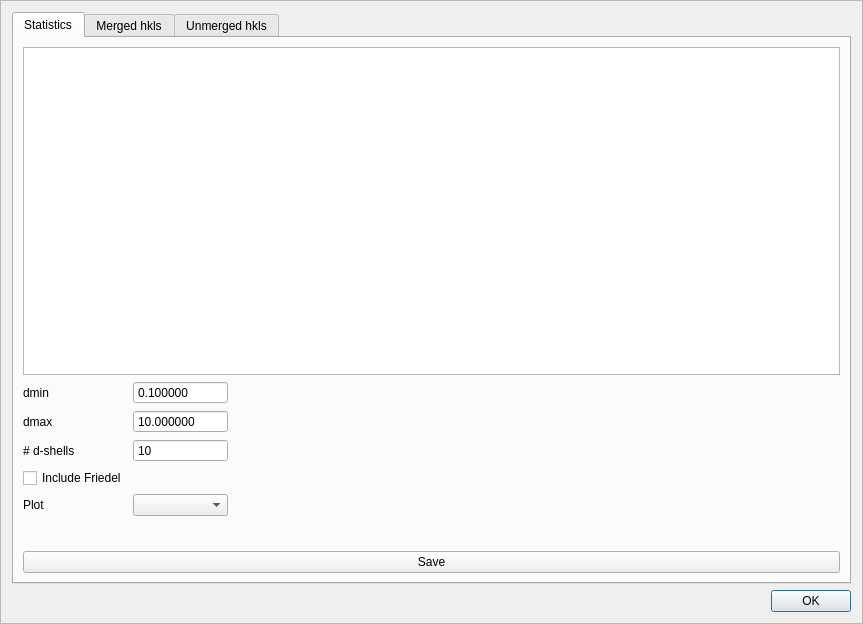
<?xml version="1.0" encoding="UTF-8"?>
<ui version="4.0">
 <class>FrameStatistics</class>
 <widget class="NSXQFrame" name="FrameStatistics">
  <property name="geometry">
   <rect>
    <x>0</x>
    <y>0</y>
    <width>863</width>
    <height>624</height>
   </rect>
  </property>
  <property name="windowTitle">
   <string>Frame</string>
  </property>
  <property name="frameShape">
   <enum>QFrame::StyledPanel</enum>
  </property>
  <property name="frameShadow">
   <enum>QFrame::Raised</enum>
  </property>
  <layout class="QVBoxLayout" name="verticalLayout">
   <item>
    <widget class="QTabWidget" name="tabs">
     <property name="currentIndex">
      <number>0</number>
     </property>
     <widget class="QWidget" name="statistics_tab">
      <attribute name="title">
       <string>Statistics</string>
      </attribute>
      <layout class="QVBoxLayout" name="verticalLayout_2" stretch="2,1,0">
       <item>
        <widget class="CopyPasteTableView" name="statistics"/>
       </item>
       <item>
        <layout class="QHBoxLayout" name="horizontalLayout_5" stretch="0,2">
         <item>
          <layout class="QFormLayout" name="formLayout">
           <item row="0" column="0">
            <widget class="QLabel" name="label">
             <property name="text">
              <string>dmin</string>
             </property>
            </widget>
           </item>
           <item row="0" column="1">
            <widget class="QDoubleSpinBox" name="dmin">
             <property name="buttonSymbols">
              <enum>QAbstractSpinBox::NoButtons</enum>
             </property>
             <property name="decimals">
              <number>6</number>
             </property>
             <property name="maximum">
              <double>100000.000000000000000</double>
             </property>
             <property name="singleStep">
              <double>0.000100000000000</double>
             </property>
             <property name="value">
              <double>0.100000000000000</double>
             </property>
            </widget>
           </item>
           <item row="1" column="0">
            <widget class="QLabel" name="label_2">
             <property name="text">
              <string>dmax</string>
             </property>
            </widget>
           </item>
           <item row="1" column="1">
            <widget class="QDoubleSpinBox" name="dmax">
             <property name="buttonSymbols">
              <enum>QAbstractSpinBox::NoButtons</enum>
             </property>
             <property name="decimals">
              <number>6</number>
             </property>
             <property name="maximum">
              <double>100000.000000000000000</double>
             </property>
             <property name="singleStep">
              <double>0.000100000000000</double>
             </property>
             <property name="value">
              <double>10.000000000000000</double>
             </property>
            </widget>
           </item>
           <item row="2" column="0">
            <widget class="QLabel" name="label_3">
             <property name="text">
              <string># d-shells</string>
             </property>
            </widget>
           </item>
           <item row="2" column="1">
            <widget class="QSpinBox" name="n_shells">
             <property name="buttonSymbols">
              <enum>QAbstractSpinBox::NoButtons</enum>
             </property>
             <property name="minimum">
              <number>1</number>
             </property>
             <property name="maximum">
              <number>100</number>
             </property>
             <property name="value">
              <number>10</number>
             </property>
            </widget>
           </item>
           <item row="3" column="0">
            <widget class="QCheckBox" name="friedel">
             <property name="text">
              <string>Include Friedel</string>
             </property>
            </widget>
           </item>
           <item row="4" column="0">
            <widget class="QLabel" name="label_4">
             <property name="text">
              <string>Plot</string>
             </property>
            </widget>
           </item>
           <item row="4" column="1">
            <widget class="QComboBox" name="selected_statistics"/>
           </item>
          </layout>
         </item>
         <item>
          <widget class="SXPlot" name="plot" native="true"/>
         </item>
        </layout>
       </item>
       <item>
        <layout class="QHBoxLayout" name="horizontalLayout_2">
         <item>
          <widget class="QPushButton" name="save_statistics">
           <property name="sizePolicy">
            <sizepolicy hsizetype="Minimum" vsizetype="Fixed">
             <horstretch>1</horstretch>
             <verstretch>0</verstretch>
            </sizepolicy>
           </property>
           <property name="text">
            <string>Save</string>
           </property>
          </widget>
         </item>
        </layout>
       </item>
      </layout>
     </widget>
     <widget class="QWidget" name="merged_peaks_tab">
      <attribute name="title">
       <string>Merged hkls</string>
      </attribute>
      <layout class="QGridLayout" name="gridLayout_4">
       <item row="0" column="0">
        <widget class="CopyPasteTableView" name="merged_peaks"/>
       </item>
       <item row="1" column="0">
        <layout class="QHBoxLayout" name="horizontalLayout_3">
         <item>
          <widget class="QComboBox" name="merged_peaks_format">
           <item>
            <property name="text">
             <string>ShelX</string>
            </property>
           </item>
           <item>
            <property name="text">
             <string>FullProf</string>
            </property>
           </item>
          </widget>
         </item>
         <item>
          <widget class="QPushButton" name="save_merged_peaks">
           <property name="sizePolicy">
            <sizepolicy hsizetype="Minimum" vsizetype="Fixed">
             <horstretch>1</horstretch>
             <verstretch>0</verstretch>
            </sizepolicy>
           </property>
           <property name="text">
            <string>Save</string>
           </property>
          </widget>
         </item>
        </layout>
       </item>
      </layout>
     </widget>
     <widget class="QWidget" name="unmerged_peaks_tab">
      <attribute name="title">
       <string>Unmerged hkls</string>
      </attribute>
      <layout class="QGridLayout" name="gridLayout_3">
       <item row="0" column="0">
        <widget class="CopyPasteTableView" name="unmerged_peaks"/>
       </item>
       <item row="1" column="0">
        <layout class="QHBoxLayout" name="horizontalLayout_4">
         <item>
          <widget class="QComboBox" name="unmerged_peaks_format">
           <item>
            <property name="text">
             <string>ShelX</string>
            </property>
           </item>
           <item>
            <property name="text">
             <string>FullProf</string>
            </property>
           </item>
          </widget>
         </item>
         <item>
          <widget class="QPushButton" name="save_unmerged_peaks">
           <property name="sizePolicy">
            <sizepolicy hsizetype="Minimum" vsizetype="Fixed">
             <horstretch>1</horstretch>
             <verstretch>0</verstretch>
            </sizepolicy>
           </property>
           <property name="text">
            <string>Save</string>
           </property>
          </widget>
         </item>
        </layout>
       </item>
      </layout>
     </widget>
    </widget>
   </item>
   <item>
    <widget class="QDialogButtonBox" name="actions">
     <property name="standardButtons">
      <set>QDialogButtonBox::Ok</set>
     </property>
    </widget>
   </item>
  </layout>
 </widget>
 <customwidgets>
  <customwidget>
   <class>CopyPasteTableView</class>
   <extends>QTableView</extends>
   <header>apps/widgets/CopyPasteTableView.h</header>
  </customwidget>
  <customwidget>
   <class>NSXQFrame</class>
   <extends>QFrame</extends>
   <header>apps/frames/NSXQFrame.h</header>
   <container>1</container>
  </customwidget>
  <customwidget>
   <class>SXPlot</class>
   <extends>QWidget</extends>
   <header>apps/plot/SXPlot.h</header>
   <container>1</container>
  </customwidget>
 </customwidgets>
 <resources/>
 <connections/>
</ui>
